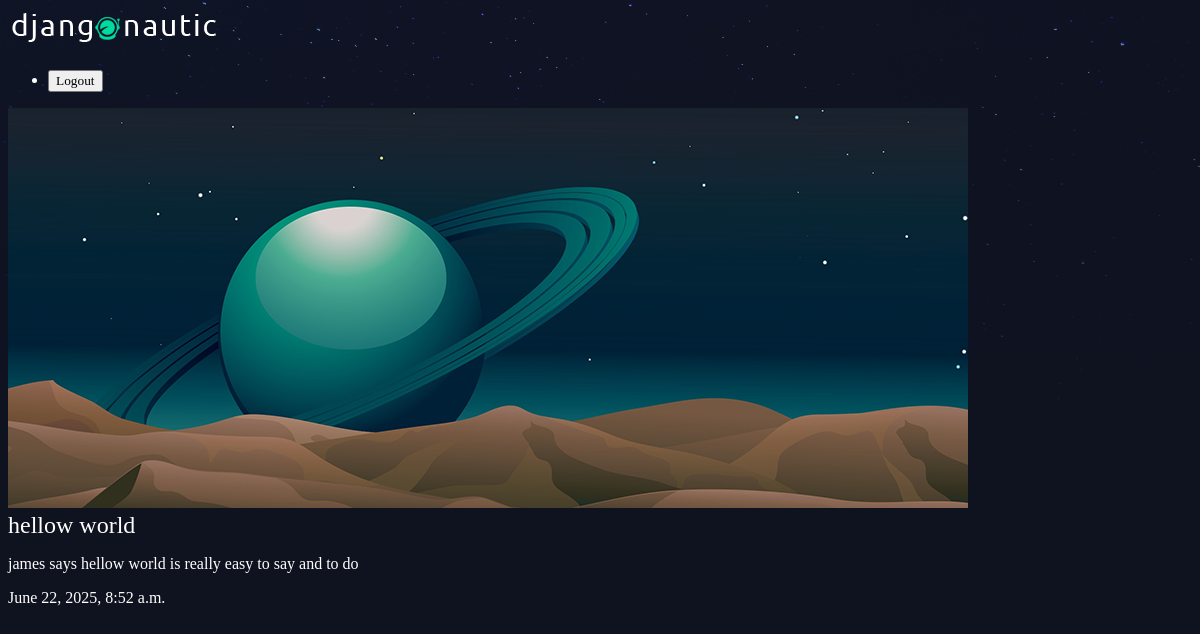
Screenshot of /articles/hellow-world with the database file from the repository.
### articles/models.py (models this page shows, shortened)
class Article(models.Model):
    title = models.CharField(max_length=100)
    slug = models.SlugField()
    body = models.TextField()
    date = models.DateTimeField(auto_now_add=True)
    thumb = models.ImageField(default='default.png',blank=True)

### articles/views.py (the view)
# urls.py: path('<slug:slug>', views.article_detail, name='detail'),
def article_detail(request,slug):
   article = Article.objects.get(slug=slug)
   return render(request, 'articles/article_detail.html', {'article': article})

### articles/templates/articles/article_detail.html
{% extends 'base_layout.html' %}
{% block content %}
<div class="article-detail">
    <div class="article">
        <img src="{{ article.thumb.url }}" alt="">
        <h2> {{ article.title }} </h2>
        <p> {{ article.body }} </p>
        <p> {{ article.date }} </p>
    </div>
</div>
{% endblock %}

### templates/base_layout.html (shortened to what this page needs)
{% load static %}
<!DOCTYPE html>
<html>
    <head>
        <link rel="stylesheet" href="{% static 'styles.css' %}">
    </head>
    <body>
       <div class="wrapper">
        <h1><a href="{% url 'articles:list' %}"> <img src="{% static 'logo.png' %}" alt="logo" /></a></h1>
        <nav>
            <ul>
                <li>
                    <form class="logout-link" action="{% url 'accounts:logout' %}" method="post">
                        <button type="submit" >Logout </button>
                    </form>
                </li>
            </ul>
        </nav>
        {% block content %}
        {% endblock %}
       </div>
    </body>
</html>

### assets/styles.css (style rules this page uses)
body { background-color: #0f121f; background-image: url(stars.png); background-repeat: no-repeat; color: #fff; }
body * { font-family: Ubuntu; }
h1, h2, h3, h4, h5 { font-weight: normal; margin: 0; }
a, a:hover, a:visited { color: #fff; text-decoration: none; }

### rows the page displays
Article: thumb (placeholder picture), title "hellow world", body "james says hellow world is really easy to say and to do", date "June 22, 2025, 8:52 a.m."
